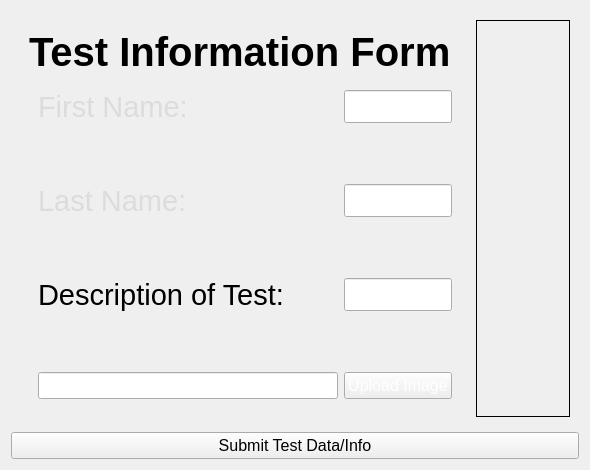
            <widget class="QWidget" name="submit_page">
             <layout class="QVBoxLayout" name="verticalLayout_29">
              <item>
               <widget class="QFrame" name="frame_16">
                <property name="frameShape">
                 <enum>QFrame::NoFrame</enum>
                </property>
                <property name="frameShadow">
                 <enum>QFrame::Raised</enum>
                </property>
                <layout class="QHBoxLayout" name="horizontalLayout_4" stretch="2,1">
                 <item>
                  <widget class="QFrame" name="frame_17">
                   <property name="frameShape">
                    <enum>QFrame::NoFrame</enum>
                   </property>
                   <property name="frameShadow">
                    <enum>QFrame::Raised</enum>
                   </property>
                   <layout class="QVBoxLayout" name="verticalLayout_30" stretch="1,8">
                    <item>
                     <widget class="QLabel" name="label_21">
                      <property name="font">
                       <font>
                        <family>Yu Gothic UI</family>
                        <pointsize>30</pointsize>
                        <weight>75</weight>
                        <italic>false</italic>
                        <bold>true</bold>
                        <underline>false</underline>
                       </font>
                      </property>
                      <property name="text">
                       <string>Test Information Form</string>
                      </property>
                     </widget>
                    </item>
                    <item>
                     <widget class="QFrame" name="frame_18">
                      <property name="frameShape">
                       <enum>QFrame::NoFrame</enum>
                      </property>
                      <property name="frameShadow">
                       <enum>QFrame::Raised</enum>
                      </property>
                      <layout class="QFormLayout" name="formLayout_4">
                       <property name="verticalSpacing">
                        <number>60</number>
                       </property>
                       <item row="0" column="0">
                        <widget class="QLabel" name="submit_first_name_label">
                         <property name="font">
                          <font>
                           <pointsize>22</pointsize>
                           <weight>50</weight>
                           <bold>false</bold>
                          </font>
                         </property>
                         <property name="styleSheet">
                          <string notr="true">color: rgb(220, 220, 220); font-size: 22pt;</string>
                         </property>
                         <property name="text">
                          <string>First Name:</string>
                         </property>
                        </widget>
                       </item>
                       <item row="0" column="1">
                        <widget class="QLineEdit" name="submit_first_name_field">
                         <property name="styleSheet">
                          <string notr="true">font-size:16pt; color:rgb(238, 238, 238)</string>
                         </property>
                         <property name="text">
                          <string/>
                         </property>
                        </widget>
                       </item>
                       <item row="1" column="0">
                        <widget class="QLabel" name="submit_last_name_label">
                         <property name="font">
                          <font>
                           <pointsize>22</pointsize>
                          </font>
                         </property>
                         <property name="styleSheet">
                          <string notr="true">color: rgb(220, 220, 220); font-size: 22pt;</string>
                         </property>
                         <property name="text">
                          <string>Last Name:</string>
                         </property>
                        </widget>
                       </item>
                       <item row="1" column="1">
                        <widget class="QLineEdit" name="submit_last_name_field">
                         <property name="styleSheet">
                          <string notr="true">font-size:16pt; color:rgb(238, 238, 238)</string>
                         </property>
                        </widget>
                       </item>
                       <item row="2" column="0">
                        <widget class="QLabel" name="label_17">
                         <property name="font">
                          <font>
                           <pointsize>22</pointsize>
                          </font>
                         </property>
                         <property name="text">
                          <string>Description of Test:</string>
                         </property>
                        </widget>
                       </item>
                       <item row="2" column="1">
                        <widget class="QLineEdit" name="lineEdit">
                         <property name="font">
                          <font>
                           <pointsize>16</pointsize>
                          </font>
                         </property>
                         <property name="text">
                          <string/>
                         </property>
                        </widget>
                       </item>
                       <item row="3" column="0">
                        <widget class="QLineEdit" name="file_path_field">
                         <property name="minimumSize">
                          <size>
                           <width>300</width>
                           <height>0</height>
                          </size>
                         </property>
                         <property name="styleSheet">
                          <string notr="true">font-size:12pt; color:rgb(255, 255, 255)</string>
                         </property>
                         <property name="readOnly">
                          <bool>true</bool>
                         </property>
                        </widget>
                       </item>
                       <item row="3" column="1">
                        <widget class="QPushButton" name="upload_image_button">
                         <property name="styleSheet">
                          <string notr="true">font-size: 12pt;
color: rgb(255, 255, 255);</string>
                         </property>
                         <property name="text">
                          <string>Upload Image</string>
                         </property>
                        </widget>
                       </item>
                      </layout>
                     </widget>
                    </item>
                   </layout>
                  </widget>
                 </item>
                 <item>
                  <widget class="QLabel" name="test_image">
                   <property name="frameShape">
                    <enum>QFrame::Box</enum>
                   </property>
                   <property name="text">
                    <string/>
                   </property>
                  </widget>
                 </item>
                </layout>
               </widget>
              </item>
              <item>
               <widget class="QPushButton" name="upload_test_info_button">
                <property name="minimumSize">
                 <size>
                  <width>0</width>
                  <height>25</height>
                 </size>
                </property>
                <property name="font">
                 <font>
                  <pointsize>12</pointsize>
                 </font>
                </property>
                <property name="text">
                 <string>Submit Test Data/Info</string>
                </property>
               </widget>
              </item>
             </layout>
            </widget>
